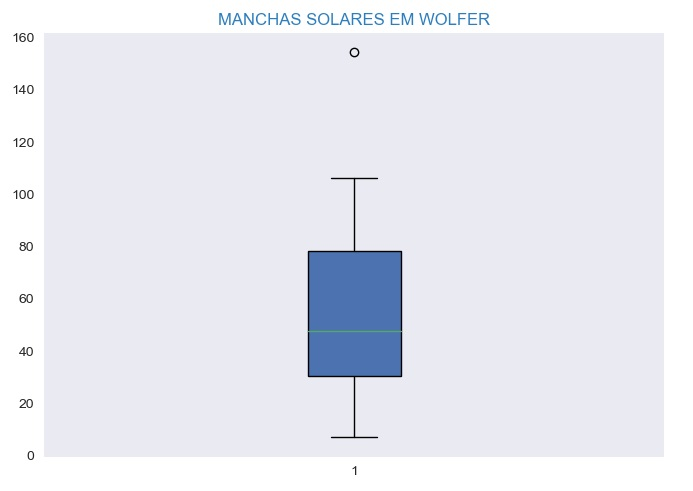

Here is the Python script that generated this plot:
import pandas as pd
import matplotlib.pyplot as plt

dataset = pd.read_csv("a2_MANCHAS.csv")
plt.style.use('seaborn')

x = dataset.Ano
y = dataset.manchas

plt.boxplot(y, patch_artist = True)
plt.title('MANCHAS SOLARES EM WOLFER', fontsize=12, color = '#2e7ebf')

plt.grid('true', linewidth=0)

plt.show()
#plt.savefig("boxplot.jpg")#
